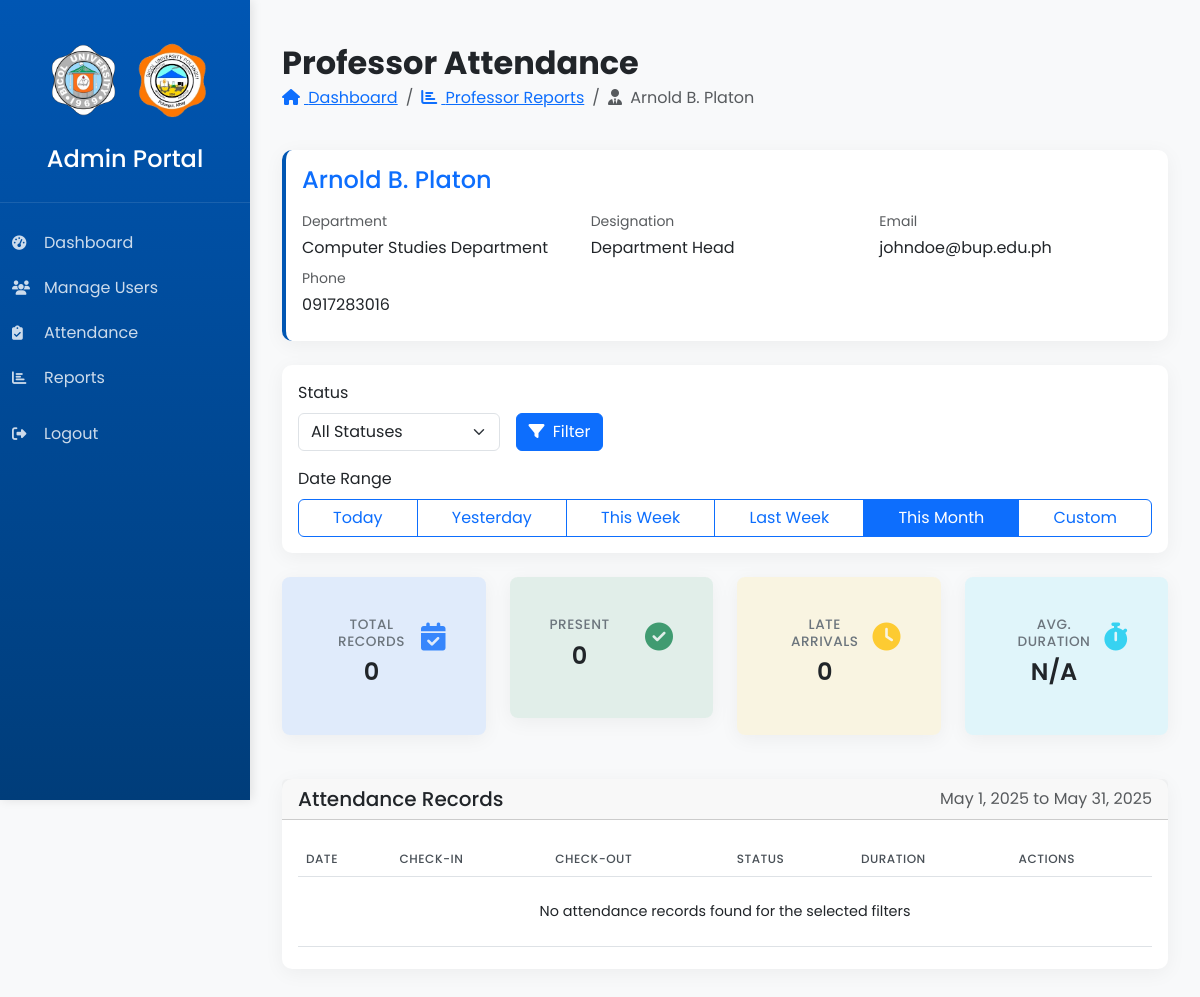
Screenshot of /admin/professor-attendance.php?id=1 (signed in) with the database file from the repository.
### tables this page shows
CREATE TABLE `professors` (
  `id` int(11) NOT NULL,
  `name` varchar(100) NOT NULL,
  `email` varchar(100) NOT NULL,
  `designation` varchar(50) DEFAULT NULL,
  `profile_image` varchar(255) DEFAULT NULL,
  `created_at` timestamp NOT NULL DEFAULT current_timestamp(),
  `status` enum('active','pending') DEFAULT 'active',
  `approved_at` datetime DEFAULT NULL,
  `approved_by` int(11) DEFAULT NULL,
  `department` varchar(100) NOT NULL DEFAULT 'Computer Studies Department',
  `phone` varchar(20) NOT NULL,
  `username` varchar(50) DEFAULT NULL,
  `password` varchar(255) DEFAULT NULL,
  `login_attempts` int(11) DEFAULT 0,
  `last_attempt` datetime DEFAULT NULL,
  `account_locked` tinyint(1) DEFAULT 0,
  `lock_until` datetime DEFAULT NULL,
  `last_failed_attempt_ip` varchar(45) DEFAULT NULL
);

### admin/professor-attendance.php (the view, shortened to what the rows shown need)
<?php
require_once '../config/database.php';
$professor_id = isset($_GET['id']) && is_numeric($_GET['id']) ? (int)$_GET['id'] : null;
$professor_stmt = $conn->prepare("SELECT * FROM professors WHERE id = ?");
$professor_stmt->bind_param('i', $professor_id);
$professor_stmt->execute();
$professor = $professor_stmt->get_result()->fetch_assoc();
?>
<!DOCTYPE html>
<html lang="en">
<head>
    <link href="https://cdn.jsdelivr.net/npm/bootstrap@5.3.0/dist/css/bootstrap.min.css" rel="stylesheet">
    <link rel="stylesheet" href="https://cdn.datatables.net/1.13.4/css/dataTables.bootstrap5.min.css">
    <link rel="stylesheet" href="https://cdn.datatables.net/buttons/2.3.6/css/buttons.bootstrap5.min.css">
    <link rel="stylesheet" href="https://cdnjs.cloudflare.com/ajax/libs/font-awesome/6.4.0/css/all.min.css">
    <link rel="stylesheet" href="https://cdn.jsdelivr.net/npm/flatpickr/dist/flatpickr.min.css">
    <link rel="stylesheet" href="css/dashboard.css">
</head>
<body>
    <main class="main-content">
        <div class="container-fluid py-4">
            <div class="d-flex justify-content-between align-items-center mb-4">
                <div>
                    <h2 class="mb-1 fw-bold">Professor Attendance</h2>
                    <nav aria-label="breadcrumb">
                        <ol class="breadcrumb">
                            <li class="breadcrumb-item"><a href="dashboard.php"><i class="fas fa-home me-1"></i> Dashboard</a></li>
                            <li class="breadcrumb-item"><a href="reports.php?report_type=professor_activity"><i class="fas fa-chart-bar me-1"></i> Professor Reports</a></li>
                            <li class="breadcrumb-item active" aria-current="page"><i class="fas fa-user-tie me-1"></i> <?= htmlspecialchars($professor['name']) ?></li>
                        </ol>
                    </nav>
                </div>
            </div>
            <div class="card mb-4 professor-card">
                <div class="card-body">
                    <h4 class="mb-3 text-primary font-weight-bold"><?= htmlspecialchars($professor['name']) ?></h4>
                    <div class="row gx-3">
                        <div class="col-md-4 mb-2">
                            <div class="professor-detail">
                                <div class="text-muted small mb-1">Department</div>
                                <div class="font-weight-medium"><?= htmlspecialchars($professor['department']) ?></div>
                            </div>
                            <div class="professor-detail mt-2">
                                <div class="text-muted small mb-1">Phone</div>
                                <div class="font-weight-medium"><?= htmlspecialchars($professor['phone']) ?></div>
                            </div>
                        </div>
                        <div class="col-md-4 mb-2">
                            <div class="professor-detail">
                                <div class="text-muted small mb-1">Designation</div>
                                <div class="font-weight-medium"><?= htmlspecialchars($professor['designation']) ?></div>
                            </div>
                        </div>
                        <div class="col-md-4 mb-2">
                            <div class="professor-detail">
                                <div class="font-weight-medium">
                                    <a href="mailto:<?= htmlspecialchars($professor['email']) ?>" class="text-decoration-none text-dark">
                                        <?= htmlspecialchars($professor['email']) ?>
                                    </a>
                                </div>
                            </div>
                        </div>
                    </div>
                </div>
            </div>
            <div class="card">
                <div class="card-body">
                    <div class="table-responsive">
                        <table id="attendanceTable" class="table table-attendance table-hover" style="width:100%">
                            <thead>
                                <tr>
                                    <th>Date</th>
                                    <th>Check-in</th>
                                    <th>Check-out</th>
                                    <th>Status</th>
                                    <th>Duration</th>
                                    <th>Actions</th>
                                </tr>
                            </thead>
                        </table>
                    </div>
                </div>
            </div>
        </div>
    </main>
</body>
</html>

### rows the page displays
professors: name "Arnold B. Platon", department "Computer Studies Department", phone "0917283016", designation "Department Head", email "johndoe@bup.edu.ph"

### other values shown
$stats['total'] "0"
$stats['present'] "0"
$stats['late'] "0"
date('F j, Y', strtotime($start_date)) "May 1, 2025"
date('F j, Y', strtotime($end_date)) "May 31, 2025"
